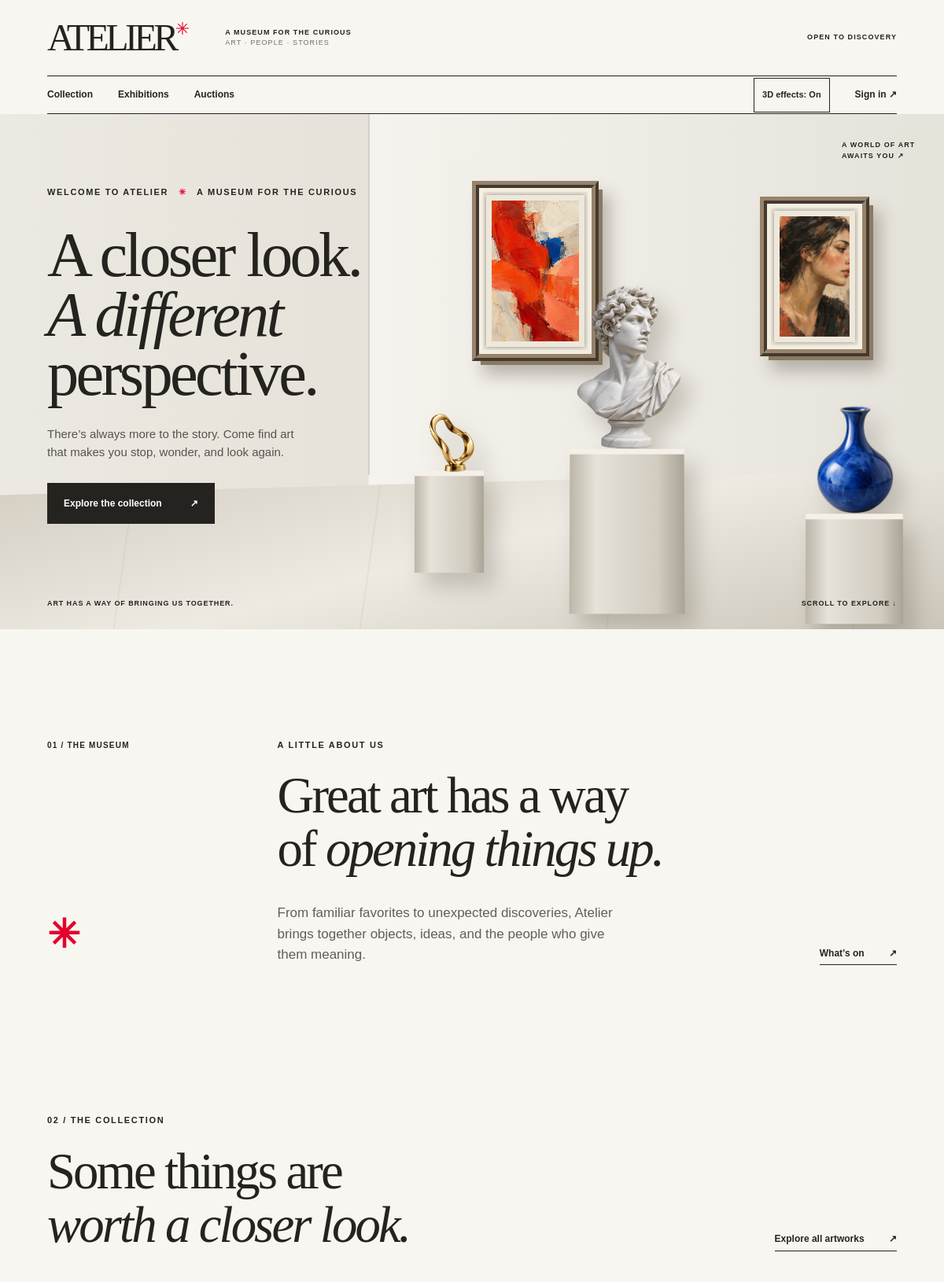
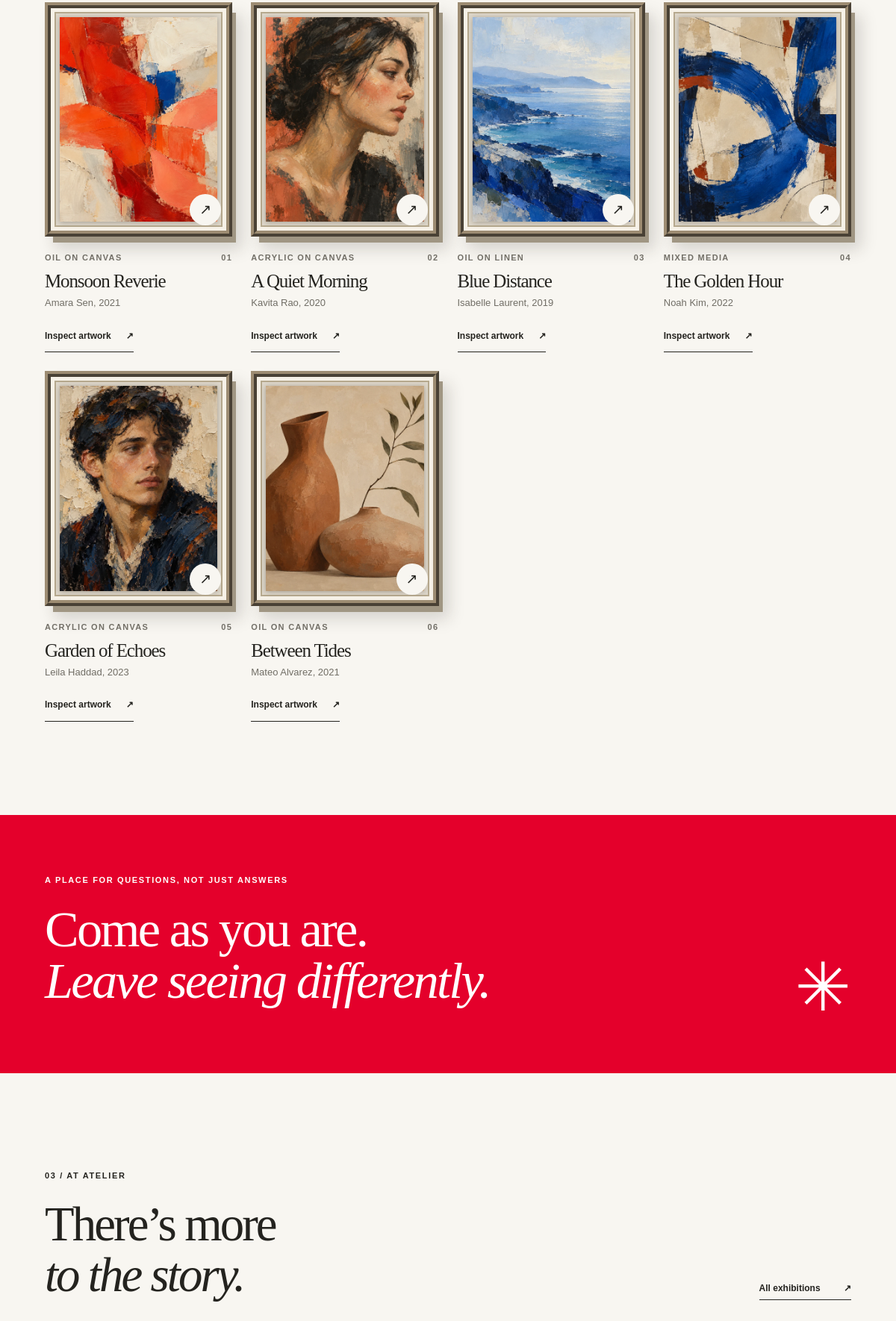
The page / (upper part) on the database its author committed (2 pictures, top to bottom).
### tables this page shows
CREATE TABLE artwork (artwork_id INTEGER PRIMARY KEY, artist_id INTEGER NOT NULL REFERENCES artist ON DELETE RESTRICT, title TEXT NOT NULL, year_created INTEGER, medium TEXT, dimensions TEXT, description TEXT, status TEXT NOT NULL DEFAULT 'available' CHECK(status IN ('available','at_auction','sold')), image_path TEXT);

CREATE TABLE artist (artist_id INTEGER PRIMARY KEY, name TEXT NOT NULL, birth_date TEXT CHECK(birth_date IS NULL OR (date(birth_date,'+0 days') IS NOT NULL AND date(birth_date,'+0 days')=birth_date)), death_date TEXT CHECK(death_date IS NULL OR (date(death_date,'+0 days') IS NOT NULL AND date(death_date,'+0 days')=death_date)), nationality TEXT, biography TEXT, CHECK(death_date IS NULL OR birth_date IS NULL OR death_date>=birth_date));

### atelier/web.py (the view)
@bp.route('/')
def home():
    return render_template('home.html', featured=rows(ART+' ORDER BY w.artwork_id LIMIT 6'),
        exhibitions=rows(EXHIBITIONS+' ORDER BY e.exhibition_id LIMIT 3'),
        auctions=rows(AUCTIONS+" ORDER BY CASE a.status WHEN 'open' THEN 0 WHEN 'draft' THEN 1 ELSE 2 END LIMIT 3"),
        stats={key:get_db().execute(f'SELECT COUNT(*) FROM {table}').fetchone()[0] for key,table in
               [('artworks','artwork'),('artists','artist'),('exhibitions','exhibition'),('auctions','auction')]})

### atelier/db.py (called while the page is built)
def connect(path):
    conn = sqlite3.connect(path, timeout=10)
    conn.row_factory = sqlite3.Row
    conn.execute('PRAGMA foreign_keys = ON')
    conn.execute('PRAGMA busy_timeout = 10000')
    return conn

def get_db():
    if 'db' not in g:
        g.db = connect(current_app.config['DATABASE'])
    return g.db

def init_app(app):
    @app.teardown_appcontext
    def close_db(error):
        conn = g.pop('db', None)
        if conn is not None:
            conn.close()

### atelier/web.py (called while the page is built)
def rows(sql, params=()):
    return [dict(r) for r in get_db().execute(sql, params)]

@bp.before_app_request
def load_user():
    g.user = None
    uid = session.get('user_id')
    if uid:
        row = get_db().execute('''SELECT u.user_id, u.email, u.role, u.bidder_id,
            COALESCE(b.name, 'Gallery team') AS name
            FROM user_account u LEFT JOIN bidder b ON b.bidder_id=u.bidder_id WHERE u.user_id=?''', (uid,)).fetchone()
        if row:
            g.user = dict(row)

@bp.app_context_processor
def shared_context():
    return dict(current_user=g.get('user'), tables=[dict(name=k, label=v) for k,v in TABLES.items()])

### atelier/templates/home.html (shortened to what this page needs)
{% extends 'base.html' %}{% from '_macros.html' import artwork_card, section_head %}
{% block content %}
<section class="hero" aria-labelledby="hero-title"><div class="hero-wall"></div><div class="hero-floor"></div><div class="hero-copy"><p class="eyebrow">WELCOME TO ATELIER <span>✳</span> A MUSEUM FOR THE CURIOUS</p><h1 id="hero-title">A closer look.<br><em>A different</em><br>perspective.</h1><p>There’s always more to the story. Come find art that makes you stop, wonder, and look again.</p><a class="button button-dark" href="{{ url_for('web.collection') }}">Explore the collection <span>↗</span></a></div><div class="hero-scene" data-parallax>{% if featured|length > 0 %}<a class="wall-frame frame-one" data-tilt href="{{ url_for('web.artwork_detail', artwork_id=featured[0].artwork_id) }}" aria-label="Explore {{ featured[0].title }}">{% if featured[0].image_path %}<img src="{{ url_for('static', filename=featured[0].image_path) }}" alt="" onerror="this.hidden=true">{% endif %}</a>{% endif %}{% if featured|length > 1 %}<a class="wall-frame frame-two" data-tilt href="{{ url_for('web.artwork_detail', artwork_id=featured[1].artwork_id) }}" aria-label="Explore {{ featured[1].title }}">{% if featured[1].image_path %}<img src="{{ url_for('static', filename=featured[1].image_path) }}" alt="" onerror="this.hidden=true">{% endif %}</a>{% endif %}<div class="scene-object obj-bust" aria-hidden="true"><img src="{{ url_for('static', filename='images/bust.png') }}" alt="" onerror="this.hidden=true"><div class="pedestal"></div></div><div class="scene-object obj-vase" aria-hidden="true"><img src="{{ url_for('static', filename='images/vase.png') }}" alt="" onerror="this.hidden=true"><div class="pedestal"></div></div><div class="scene-object obj-sculpture" aria-hidden="true"><img src="{{ url_for('static', filename='images/sculpture.png') }}" alt="" onerror="this.hidden=true"><div class="pedestal"></div></div><span class="scene-label" aria-hidden="true">A WORLD OF ART<br>AWAITS YOU ↗</span></div><div class="hero-bottom"><span>ART HAS A WAY OF BRINGING US TOGETHER.</span><span>SCROLL TO EXPLORE ↓</span></div></section>
<section class="manifesto wrap"><div class="manifesto-side"><span>01 / THE MUSEUM</span><span class="asterisk">✳</span></div><div><p class="eyebrow">A LITTLE ABOUT US</p><h2>Great art has a way<br>of <em>opening things up.</em></h2><div class="manifesto-bottom"><p>From familiar favorites to unexpected discoveries, Atelier brings together objects, ideas, and the people who give them meaning.</p><a class="text-link" href="{{ url_for('web.exhibitions') }}">What’s on <span>↗</span></a></div></div></section>
<section class="collection-feature wrap">{{ section_head('02 / THE COLLECTION', 'Some things are<br><em>worth a closer look.</em>'|safe, url_for('web.collection'), 'Explore all artworks') }}<div class="art-grid">{% for item in featured %}{{ artwork_card(item, loop.index) }}{% else %}<p class="empty">Our collection is being prepared. Please visit again soon.</p>{% endfor %}</div></section>
<section class="red-band"><div class="wrap"><p class="eyebrow">A PLACE FOR QUESTIONS, NOT JUST ANSWERS</p><p>Come as you are.<br><em>Leave seeing differently.</em></p><span>✳</span></div></section>
<section class="whatson wrap">{{ section_head('03 / AT ATELIER', 'There’s more<br><em>to the story.</em>'|safe, url_for('web.exhibitions'), 'All exhibitions') }}</section>
{% endblock %}

### atelier/templates/_macros.html (shortened to what this page needs)
{% macro artwork_image(item, class='') %}<div class="art-image {{ class }}">{% if item.image_path %}<img src="{{ url_for('static', filename=item.image_path) }}" alt="{{ item.title }}" loading="lazy" onerror="this.hidden=true">{% endif %}<span class="image-fallback" aria-hidden="true">✳</span></div>{% endmacro %}
{% macro inspect_button(item, class='inspect-button') %}{% if item.image_path %}<button type="button" class="{{ class }}" data-inspect data-image="{{ url_for('static', filename=item.image_path) }}" data-title="{{ item.title }}" aria-haspopup="dialog" aria-label="Inspect {{ item.title }} in 3D viewer" hidden>Inspect artwork <span aria-hidden="true">↗</span></button>{% endif %}{% endmacro %}
{% macro artwork_card(item, index='') %}<article class="art-card"><a class="art-card-image" href="{{ url_for('web.artwork_detail', artwork_id=item.artwork_id) }}">{{ artwork_image(item) }}<span class="image-arrow">↗</span></a><div class="art-card-meta"><span>{{ item.medium or 'ARTWORK' }}</span><span>{{ '%02d'|format(index|int) if index else '✳' }}</span></div><h3><a href="{{ url_for('web.artwork_detail', artwork_id=item.artwork_id) }}">{{ item.title }}</a></h3><p>{{ item.artist_name or 'Unknown artist' }}{% if item.year_created %}, {{ item.year_created }}{% endif %}</p>{{ inspect_button(item) }}</article>{% endmacro %}
{% macro section_head(kicker, title, href='', link='') %}<div class="section-head"><div><p class="eyebrow">{{ kicker }}</p><h2>{{ title }}</h2></div>{% if href %}<a class="text-link" href="{{ href }}">{{ link }} <span>↗</span></a>{% endif %}</div>{% endmacro %}

### rows shown on the page
artwork: image_path (picture), medium "OIL ON CANVAS", value "01", title "Monsoon Reverie", name "Amara Sen", year_created "2021"
artwork: image_path (picture), medium "ACRYLIC ON CANVAS", value "02", title "A Quiet Morning", name "Kavita Rao", year_created "2020"
artwork: image_path (picture), medium "OIL ON LINEN", value "03", title "Blue Distance", name "Isabelle Laurent", year_created "2019"
artwork: image_path (picture), medium "MIXED MEDIA", value "04", title "The Golden Hour", name "Noah Kim", year_created "2022"
artwork: image_path (picture), medium "ACRYLIC ON CANVAS", value "05", title "Garden of Echoes", name "Leila Haddad", year_created "2023"
artwork: image_path (picture), medium "OIL ON CANVAS", value "06", title "Between Tides", name "Mateo Alvarez", year_created "2021"

### other values the page prints
{{ kicker }} "02 / THE COLLECTION 03 / AT ATELIER"
{{ title }} "Some things are worth a closer look. There’s more to the story."
{{ link }} "Explore all artworks All exhibitions"
